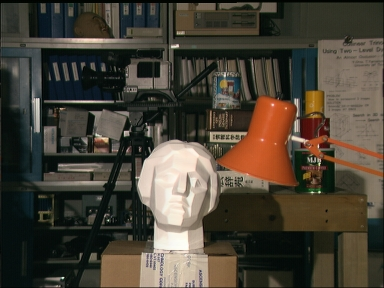
#> input picture Assignment_3/images/tsukuba01.jpg, 384 x 288 px
$ python assignment_3_final.py
#> lines starting #> are read from the running program, lines starting #| are printed output that depends on the picture
# Code based on
# https://www.andreasjakl.com/easily-create-depth-maps-with-smartphone-ar-part-1/
# https://www.andreasjakl.com/understand-and-apply-stereo-rectification-for-depth-maps-part-2/
# https://www.andreasjakl.com/how-to-apply-stereo-matching-to-generate-depth-maps-part-3/
import exifread
import numpy as np
import cv2 as cv
import matplotlib.pyplot as plt


# [31 lines left out: functions get_fraction, get_focal_length, not called in this run]


def detect_keypoints(image1, image2):
    """Detects and returns keypoints and descriptors between two images."""
    sift = cv.SIFT_create()
    keypoints1, descriptors1 = sift.detectAndCompute(image1, None)
    keypoints2, descriptors2 = sift.detectAndCompute(image2, None)
    return keypoints1, keypoints2, descriptors1, descriptors2


# [10 lines left out: function visualize_keypoints, not called in this run]


def filter_keypoints(matches, keypoints1, keypoints2, limit=0.5):
    # Code based on Lowe, D.G. Distinctive Image Features from Scale-Invariant Keypoints. International Journal of
    # Computer Vision 60, 91–110 (2004). https://doi.org/10.1023/B:VISI.0000029664.99615.94
    # https://www.cs.ubc.ca/~lowe/papers/ijcv04.pdf
    matches_mask = [[0, 0] for i in range(len(matches))]
    good_matches = []
    points1 = []
    points2 = []
    for i, (m, n) in enumerate(matches):
        if m.distance < limit * n.distance:
            matches_mask[i] = [1, 0]
            good_matches.append((m, n))
            points2.append(keypoints2[m.trainIdx].pt)
            points1.append(keypoints1[m.queryIdx].pt)
    return points1, points2, tuple(good_matches)


def match_keypoints(keypoints1, keypoints2, descriptors1, descriptors2, filter_limit=0.5):
    """Matches keypoints in both images"""
    FLANN_INDEX_KDTREE = 1
    index_parameters = dict(algorithm=FLANN_INDEX_KDTREE, trees=5)
    search_parameters = dict(checks=50)
    flann = cv.FlannBasedMatcher(index_parameters, search_parameters)
    all_matches = flann.knnMatch(descriptors1, descriptors2, k=2)
    points1, points2, good_matches = filter_keypoints(all_matches, keypoints1, keypoints2, filter_limit)
    return points1, points2, good_matches, all_matches


# [12 lines left out: function visualize_keypoint_matches, not called in this run]


def calculate_fundamental_matrix(points1, points2):
    """Calculates the fundamental matrix"""
    points1 = np.int32(points1)
    points2 = np.int32(points2)
    fundamental_matrix, inliers = cv.findFundamentalMat(points1, points2, cv.FM_RANSAC)
    inlier_points1 = points1[inliers.ravel() == 1]
    inlier_points2 = points2[inliers.ravel() == 1]
    return fundamental_matrix, inlier_points1, inlier_points2


# [30 lines left out: function visualize_epilines, not called in this run]


def rectifyImages(image1, image2, points1, points2, fundamental_matrix):
    """Rectifies the images"""
    height1, width1 = image1.shape
    height2, width2 = image2.shape
    _, H1, H2 = cv.stereoRectifyUncalibrated(
        np.float32(points1), np.float32(points2), fundamental_matrix, imgSize=(width1, height1)
    )
    image1_rectified = cv.warpPerspective(image1, H1, (width1, height1))
    image2_rectified = cv.warpPerspective(image2, H2, (width2, height2))
    return image1_rectified, image2_rectified


# [8 lines left out: function visualize_rectified_images, not called in this run]


def calculate_disparity_map(image1_rectified, image2_rectified):
    """Calculates a stereo disparity map between two rectified images"""
    # Adapted from: https://github.com/opencv/opencv/blob/master/samples/python/stereo_match.py
    # and: https://docs.opencv.org/master/dd/d53/tutorial_py_depthmap.html
    stereo = cv.StereoSGBM_create(minDisparity=0,
                                  numDisparities=64,
                                  blockSize=4,
                                  disp12MaxDiff=1,
                                  uniquenessRatio=10,
                                  speckleWindowSize=100,
                                  speckleRange=2)
    image_disparity_map = stereo.compute(image1_rectified, image2_rectified)
    # Normalize the values to a range from 0..255 for a grayscale image
    image_disparity_map = cv.normalize(image_disparity_map, image_disparity_map, alpha=255,
                                       beta=0, norm_type=cv.NORM_MINMAX)
    image_disparity_map = np.uint8(image_disparity_map)
    cv.imwrite("generated/disparity_map_normalized.png", image_disparity_map)
    return image_disparity_map


def stereo_disparity_map(image1, image2):
    """Executes all steps to calculate a stereo disparity map"""
    keypoints1, keypoints2, descriptors1, descriptors2 = detect_keypoints(image1, image2)
    # visualize_keypoints(image1, keypoints1, show=True, write=True)
    # visualize_keypoints(image2, keypoints2, show=True, write=True)
    points1, points2, good_matches, all_matches = match_keypoints(keypoints1, keypoints2, descriptors1, descriptors2,
                                                                  filter_limit=0.6)
    # visualize_keypoint_matches(image1, image2, keypoints1, keypoints2, good_matches, show=True, write=True)
    fundamental_matrix, inlier_points1, inlier_points2 = calculate_fundamental_matrix(points1, points2)
    # visualize_epilines(image1, image2, inlier_points1, inlier_points2, fundamental_matrix)
    image1_rectified, image2_rectified = rectifyImages(image1, image2, points1, points2, fundamental_matrix)
    # visualize_rectified_images(image1_rectified, image2_rectified)
    disparity_map = calculate_disparity_map(image1_rectified, image2_rectified)
    return disparity_map, fundamental_matrix


def disparity_map(reference_image, image_list):
    """Calculates a disparsity map for more then two images. A reference image must be given"""
    # based no the paper http://www.diva-portal.org/smash/get/diva2:1051977/FULLTEXT01.pdf
    disparity_maps = []
    for image in image_list:
        disparity_map, _ = stereo_disparity_map(reference_image, image)
        disparity_maps.append(disparity_map)
    # TODO
    # depth = baseline * focal / disparity
    # get baselines from the fundamental matrices
    # normalize using the baselines (line between the two camera centers) to get the value of the pixel in different pictures.
    # Those should be the same after normalization. Use Reference as ground truth
    final_disparity_map = np.zeros_like(disparity_maps[0])
    for disparity_map in disparity_maps:
        final_disparity_map += disparity_map
    final_disparity_map = final_disparity_map / len(disparity_maps)
    final_disparity_map = cv.normalize(final_disparity_map, final_disparity_map, alpha=255, beta=0,
                                       norm_type=cv.NORM_MINMAX)
    final_disparity_map = np.around(final_disparity_map).astype(np.uint64)
    cv.imwrite("generated/disparity_map_normalized.png", final_disparity_map)
    return final_disparity_map


if __name__ == "__main__":
    image_list = []
    reference_image = cv.imread("images/tsukuba01.jpg", cv.IMREAD_GRAYSCALE)
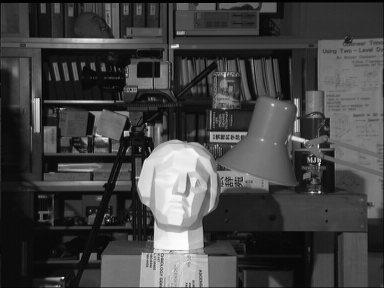
#> reference_image: shape (288, 384); min 0, max 254, mean 67.2
    image_list.append(cv.imread("images/tsukuba02.jpg", cv.IMREAD_GRAYSCALE))
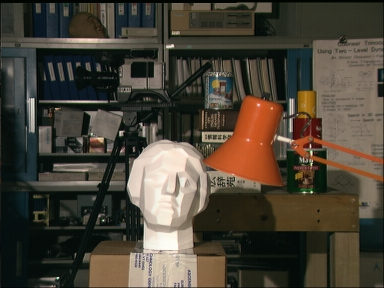
#> input picture Assignment_3/images/tsukuba02.jpg, 384 x 288 px
    image_list.append(cv.imread("images/tsukuba03.jpg", cv.IMREAD_GRAYSCALE))
    image_list.append(cv.imread("images/tsukuba04.jpg", cv.IMREAD_GRAYSCALE))
    image_list.append(cv.imread("images/tsukuba05.jpg", cv.IMREAD_GRAYSCALE))
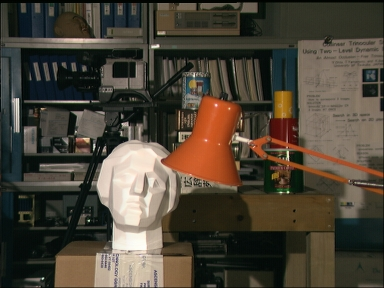
#> input picture Assignment_3/images/tsukuba05.jpg, 384 x 288 px
#> the loop in disparity_map, `for image in image_list:` made 2 passes
#> image on pass 2: None
#> pass 1, in rectifyImages, `image1_rectified = cv.warpPerspective(image1, H1, (width1, height1))`:
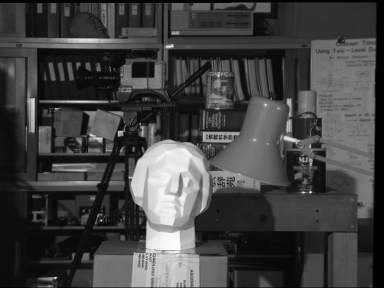
#> image1_rectified: shape (288, 384); min 0, max 254, mean 66.3
#> pass 1, in rectifyImages, `image2_rectified = cv.warpPerspective(image2, H2, (width2, height2))`:
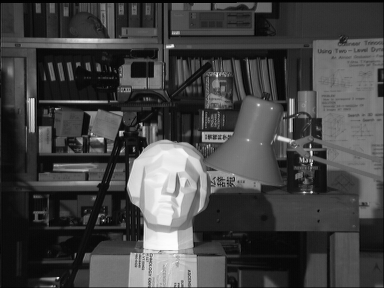
#> image2_rectified: shape (288, 384); min 0, max 254, mean 67.9
#> pass 1, in calculate_disparity_map, `image_disparity_map = stereo.compute(image1_rectified, image2_rectified)`:
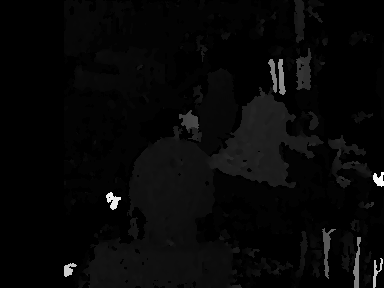
#> image_disparity_map: shape (288, 384) int16; min -16, max 1008, mean 14.6; drawn with min black and max white
#> after the loop in disparity_map, `for image in image_list:`: disparity_maps = 1 item
#> (the run stopped early here; a loop or call above may not have finished)
